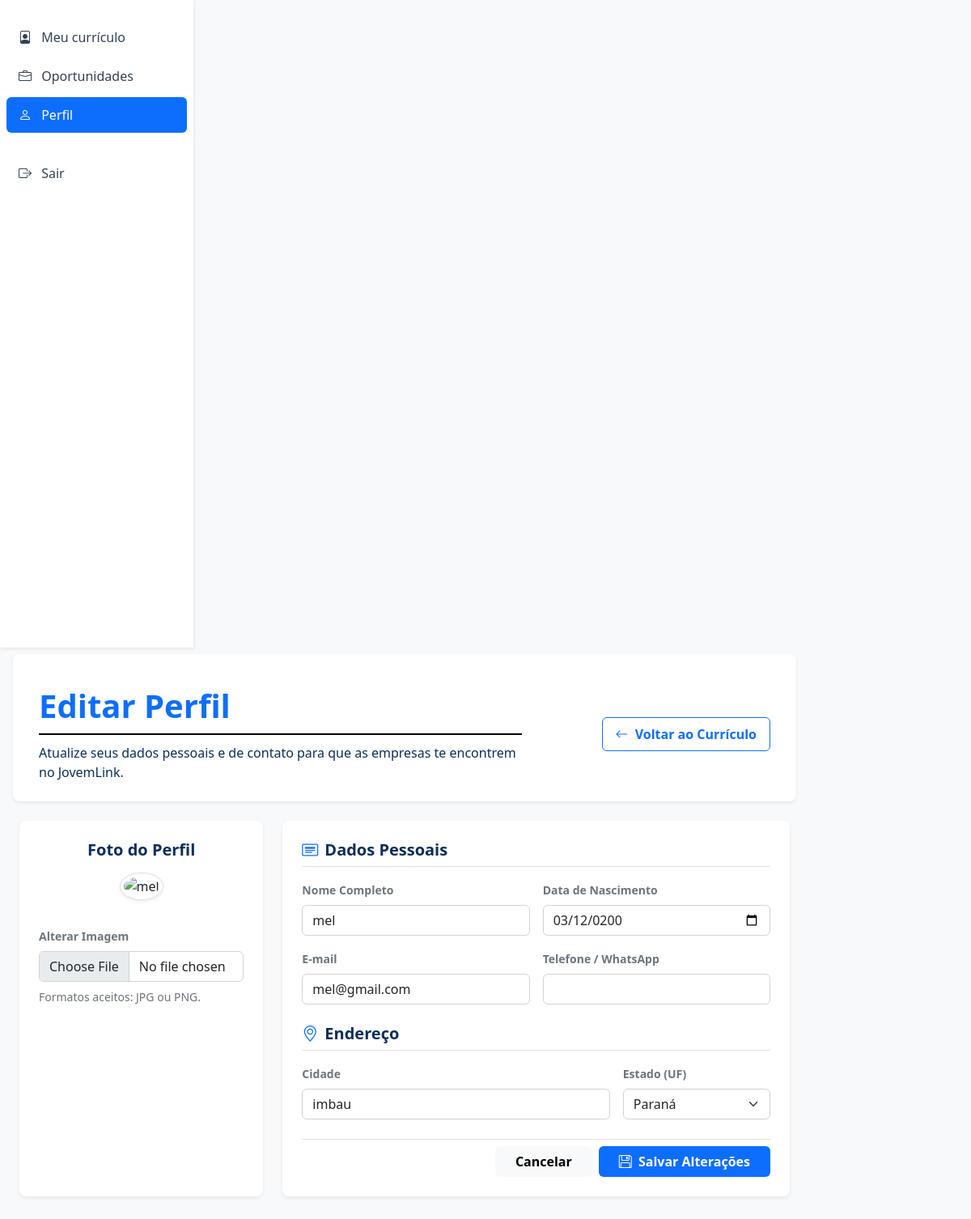
Page /editarPerfil.php (signed in) on the committed database.
### tables this page shows
CREATE TABLE `usuarios` (
  `idUsuario` int NOT NULL,
  `fotoUsuario` varchar(255) NOT NULL,
  `dataNascimentoUsuario` date NOT NULL,
  `nomeUsuario` varchar(100) NOT NULL,
  `cpfUsuario` varchar(14) NOT NULL,
  `emailUsuario` varchar(100) NOT NULL,
  `telefoneUsuario` varchar(20) DEFAULT NULL,
  `estadoUsuario` varchar(50) NOT NULL,
  `cidadeUsuario` varchar(50) NOT NULL,
  `senhaUsuario` varchar(100) NOT NULL,
  `nivelUsuario` varchar(20) DEFAULT 'usuario',
  `dataCadastro` timestamp NULL DEFAULT CURRENT_TIMESTAMP
);

### editarPerfil.php (the view, shortened to what this page needs)
<?php
include "conexaoBD.php";
$idUsuario = (int)($_SESSION['idUsuario'] ?? $_SESSION['idCandidato'] ?? 0);
$sql = "SELECT * FROM usuarios WHERE idUsuario = '$idUsuario'";
$result = mysqli_query($conn, $sql);
if ($result && mysqli_num_rows($result) > 0) {
    $usuario = mysqli_fetch_assoc($result);
} else {
    echo "Usuário não encontrado.";
    exit();
}
$nome = htmlspecialchars($usuario['nomeUsuario'] ?? '');
$dataNascimento = htmlspecialchars($usuario['dataNascimentoUsuario'] ?? '');
$email = htmlspecialchars($usuario['emailUsuario'] ?? '');
$telefone = htmlspecialchars($usuario['telefoneUsuario'] ?? '');
$cidade = htmlspecialchars($usuario['cidadeUsuario'] ?? '');
$estadoUsuario = $usuario['estadoUsuario'] ?? 'PR';
$foto = (!empty($usuario['fotoUsuario']) && file_exists($usuario['fotoUsuario'])) ? $usuario['fotoUsuario'] : "assets/img/default-user.png";
$estados = [
    'AC' => 'Acre', 'AL' => 'Alagoas', 'AP' => 'Amapá', 'AM' => 'Amazonas',
    'BA' => 'Bahia', 'CE' => 'Ceará', 'DF' => 'Distrito Federal', 'ES' => 'Espírito Santo',
    'GO' => 'Goiás', 'MA' => 'Maranhão', 'MT' => 'Mato Grosso', 'MS' => 'Mato Grosso do Sul',
    'MG' => 'Minas Gerais', 'PA' => 'Pará', 'PB' => 'Paraíba', 'PR' => 'Paraná',
    'PE' => 'Pernambuco', 'PI' => 'Piauí', 'RJ' => 'Rio de Janeiro', 'RN' => 'Rio Grande do Norte',
    'RS' => 'Rio Grande do Sul', 'RO' => 'Rondônia', 'RR' => 'Roraima', 'SC' => 'Santa Catarina',
    'SP' => 'São Paulo', 'SE' => 'Sergipe', 'TO' => 'Tocantins'
];
?>
<!DOCTYPE html>
<html lang="pt-br">
<head>
    <link href="https://cdn.jsdelivr.net/npm/bootstrap@5.3.0/dist/css/bootstrap.min.css" rel="stylesheet">
    <link rel="stylesheet" href="https://cdn.jsdelivr.net/npm/bootstrap-icons@1.11.1/font/bootstrap-icons.css">
    <link rel="stylesheet" href="https://cdnjs.cloudflare.com/ajax/libs/font-awesome/6.4.0/css/all.min.css">
    <link rel="stylesheet" href="css/styles.css">
</head>
<body>
<div class="container-fluid p-0">
    <div class="row g-0">
        <div class="col-md-3 col-lg-2 sidebar shadow-sm pt-4">
            <nav class="nav flex-column px-2 gap-1">
                <a class="nav-link" href="perfilCandidato.php"><i class="bi bi-file-person me-2"></i> Meu currículo</a>
                <a class="nav-link" href="listarVagas.php"><i class="bi bi-briefcase me-2"></i> Oportunidades</a>
                <a class="nav-link active" href="editarPerfil.php"><i class="bi bi-person me-2"></i> Perfil</a>
                <a class="nav-link text-danger mt-4" href="logoutUsuario.php"><i class="bi bi-box-arrow-right me-2"></i> Sair</a>
            </nav>
        </div>
        <div class="col-md-9 col-lg-10">
            <main class="px-3 px-md-4 pt-4 mb-5">
                <div class="row align-items-center mb-4 g-3 bg-white p-4 rounded-3 shadow-sm border-0">
                    <div class="col-md-8">
                        <h1 class="fw-bold mb-1" style="color: #0d6efd !important;">Editar Perfil</h1>
                        <hr style="border: none !important; border-top: 2px solid #000000 !important; opacity: 1 !important; margin: 10px 0 !important;">
                        <p class="mb-0" style="color: #0b2e59 !important;">Atualize seus dados pessoais e de contato para que as empresas te encontrem no JovemLink.</p>
                    </div>
                    <div class="col-md-4 text-md-end">
                        <a href="perfilCandidato.php" class="btn btn-outline-primary px-3 py-2 fw-semibold">
                            <i class="bi bi-arrow-left me-1"></i> Voltar ao Currículo
                        </a>
                    </div>
                </div>
                <form action="salvarPerfil.php" method="POST" enctype="multipart/form-data">
                    <div class="row g-4">
                        <div class="col-lg-4">
                            <div class="card border-0 shadow-sm p-4 text-center rounded-3 h-100">
                                <h5 class="fw-bold mb-3" style="color: #0b2e59 !important;">Foto do Perfil</h5>
                                <div class="mb-3">
                                    <img src="<?= $foto ?>" alt="<?= $nome ?>" class="rounded-circle img-thumbnail shadow-sm mb-3" style="width: 140px; height: 140px; object-fit: cover;">
                                </div>
                                <div class="text-start">
                                    <label for="fotoPerfil" class="form-label small fw-semibold text-muted">Alterar Imagem</label>
                                    <input class="form-control" type="file" id="fotoPerfil" name="fotoPerfil" accept="image/png, image/jpeg">
                                    <span class="small text-muted d-block mt-2">Formatos aceitos: JPG ou PNG.</span>
                                </div>
                            </div>
                        </div>
                        <div class="col-lg-8">
                            <div class="card border-0 shadow-sm p-4 rounded-3">
                                <h5 class="fw-bold mb-3 pb-2 border-bottom d-flex align-items-center" style="color: #0b2e59 !important;">
                                    <i class="bi bi-card-heading me-2" style="color: #0d6efd !important;"></i> Dados Pessoais
                                </h5>
                                <div class="row g-3">
                                    <div class="col-md-6">
                                        <label for="nome" class="form-label small fw-semibold text-muted">Nome Completo</label>
                                        <input type="text" class="form-control" id="nome" name="nome" value="<?= $nome ?>" required>
                                    </div>
                                    <div class="col-md-6">
                                        <label for="dataNascimento" class="form-label small fw-semibold text-muted">Data de Nascimento</label>
                                        <input type="date" class="form-control" id="dataNascimento" name="dataNascimento" value="<?= $dataNascimento ?>" required>
                                    </div>
                                    <div class="col-md-6">
                                        <label for="email" class="form-label small fw-semibold text-muted">E-mail</label>
                                        <input type="email" class="form-control" id="email" name="email" value="<?= $email ?>" required>
                                    </div>
                                    <div class="col-md-6">
                                        <label for="telefone" class="form-label small fw-semibold text-muted">Telefone / WhatsApp</label>
                                        <input type="text" class="form-control" id="telefone" name="telefone" value="<?= $telefone ?>" required>
                                    </div>
                                </div>
                                <h5 class="fw-bold mb-3 mt-4 pb-2 border-bottom d-flex align-items-center" style="color: #0b2e59 !important;">
                                    <i class="bi bi-geo-alt me-2" style="color: #0d6efd !important;"></i> Endereço
                                </h5>
                                <div class="row g-3">
                                    <div class="col-md-8">
                                        <label for="cidade" class="form-label small fw-semibold text-muted">Cidade</label>
                                        <input type="text" class="form-control" id="cidade" name="cidade" value="<?= $cidade ?>" required>
                                    </div>
                                    <div class="col-md-4">
                                        <label for="estado" class="form-label small fw-semibold text-muted">Estado (UF)</label>
                                        <select class="form-select" id="estado" name="estado" required>
                                            <?php foreach ($estados as $sigla => $nomeEstado): ?>
                                                <option value="<?= $sigla ?>" <?= ($estadoUsuario === $sigla) ? 'selected' : '' ?>>
                                                    <?= $nomeEstado ?>
                                                </option>
                                            <?php endforeach; ?>
                                        </select>
                                    </div>
                                </div>
                                <div class="d-flex justify-content-end gap-2 mt-4 pt-2 border-top">
                                    <a href="perfilCandidato.php" class="btn btn-light px-4 fw-semibold">Cancelar</a>
                                    <button type="submit" class="btn text-white px-4 fw-semibold" style="background-color: #0d6efd !important;">
                                        <i class="bi bi-floppy me-1"></i> Salvar Alterações
                                    </button>
                                </div>
                            </div>
                        </div>
                    </div>
                </form>
            </main>
        </div>
    </div>
</div>
</body>
</html>

### editarPerfil.php (style rules this page uses)
.sidebar .nav-link.active, .sidebar .nav-link.active * { background-color: #0d6efd !important; color: #ffffff !important; opacity: 1 !important; visibility: visible !important; }

### rows in the picture
usuarios: nome "mel", dataNascimento "03/12/0200", email "mel@gmail.com", cidade "imbau", estado "Paraná"
